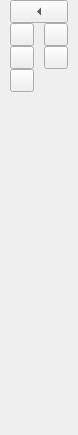
<?xml version="1.0" encoding="UTF-8"?>
<ui version="4.0">
 <class>LineTools</class>
 <widget class="QWidget" name="LineTools">
  <property name="geometry">
   <rect>
    <x>0</x>
    <y>0</y>
    <width>78</width>
    <height>435</height>
   </rect>
  </property>
  <property name="windowTitle">
   <string>Form</string>
  </property>
  <layout class="QVBoxLayout" name="verticalLayout">
   <property name="margin">
    <number>0</number>
   </property>
   <item>
    <layout class="QGridLayout" name="gridLayout">
     <property name="spacing">
      <number>0</number>
     </property>
     <item row="0" column="0" colspan="2">
      <widget class="QToolButton" name="MainMenu">
       <property name="sizePolicy">
        <sizepolicy hsizetype="Expanding" vsizetype="Fixed">
         <horstretch>0</horstretch>
         <verstretch>0</verstretch>
        </sizepolicy>
       </property>
       <property name="arrowType">
        <enum>Qt::LeftArrow</enum>
       </property>
      </widget>
     </item>
     <item row="1" column="0">
      <widget class="QToolButton" name="Line2P"/>
     </item>
     <item row="1" column="1">
      <widget class="QToolButton" name="LineAngle"/>
     </item>
     <item row="2" column="0">
      <widget class="QToolButton" name="LineHorizontal"/>
     </item>
     <item row="2" column="1">
      <widget class="QToolButton" name="LineVertical"/>
     </item>
     <item row="3" column="0">
      <widget class="QToolButton" name="Rectangle"/>
     </item>
    </layout>
   </item>
   <item>
    <spacer name="verticalSpacer">
     <property name="orientation">
      <enum>Qt::Vertical</enum>
     </property>
     <property name="sizeHint" stdset="0">
      <size>
       <width>20</width>
       <height>358</height>
      </size>
     </property>
    </spacer>
   </item>
  </layout>
 </widget>
 <resources/>
 <connections/>
</ui>
